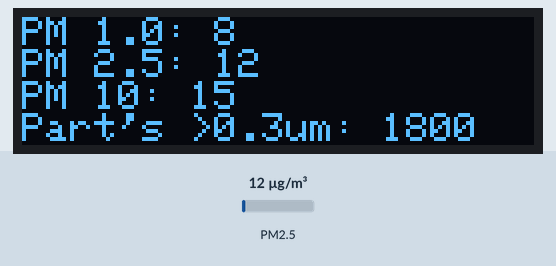
A sketch run on a simulated Arduino Uno, built with avr-gcc and run on an emulated ATmega328P. Shown: 128×32 one-colour display. The test bench sets the inputs (shaded band); at power-on: PM2.5 12 µg/m³. The display library's start-up logo is not drawn; what the sketch prints to the serial monitor is not drawn.

Above: at 3.2 s.
3.3 s: PM2.5 set to 6 µg/m³
At 5.4 s:
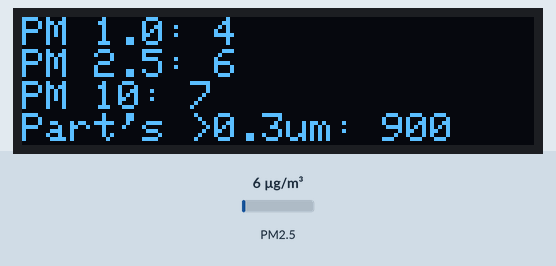
5.7 s: PM2.5 set to 75 µg/m³
At 7.1 s:
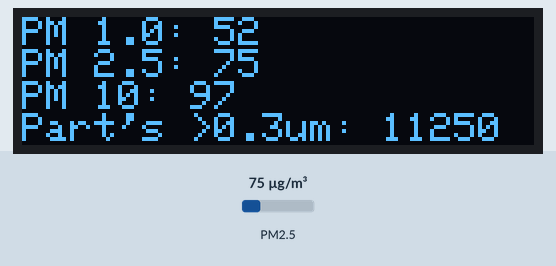
7.8 s: PM2.5 set to 150 µg/m³
At 8.9 s:
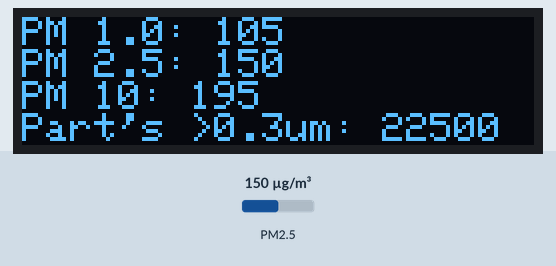
Timing chart, 0 to 10.8 s (numbered marks = the images above; inputs shaded):
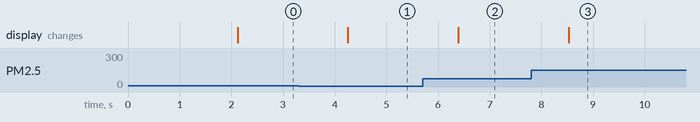

The sketch:

air_sensor_oled.ino
```cpp
//Working code that connects a PM2.5 sensor and a 1306 OLED to an ESP8266
// Pins connected:
// OLED VIN - 3.3
//      GND - GND
//      SLA - SLA
//      SCK - SCK
//  SENSOR
//      VIN - 5V
//      GND - GND
//      TX  - D2
//      RX  - D4

#include <SPI.h>
#include <Wire.h>
#include <Adafruit_GFX.h>
#include <Adafruit_SSD1306.h>
#include <SoftwareSerial.h>
#include "Adafruit_PM25AQI.h"

#define SCREEN_WIDTH 128 // OLED display width, in pixels
#define SCREEN_HEIGHT 32 // OLED display height, in pixels

// Declaration for an SSD1306 display connected to I2C (SDA, SCL pins)
#define OLED_RESET    -1 // Reset pin # (or -1 if sharing Arduino reset pin)
#define SCREEN_ADDRESS 0x3C ///< See datasheet for Address; 0x3D for 128x64, 0x3C for 128x32
Adafruit_SSD1306 display(SCREEN_WIDTH, SCREEN_HEIGHT, &Wire, OLED_RESET);

// Define SoftwareSerial pins for the PM2.5 sensor
SoftwareSerial pmSerial(2, 3); // RX, TX (TX is not used)

// Initialize the AirGradient object
Adafruit_PM25AQI aqi = Adafruit_PM25AQI();

void setup() {
  // Initialize serial monitor
  Serial.begin(115200);
  while (!Serial) delay(10);

  Serial.println("Adafruit PMSA003I Air Quality Sensor");

  // Initialize the OLED display
  Serial.println("128x32 OLED FeatherWing test");

  // Initialize the OLED display
  if(!display.begin(SSD1306_SWITCHCAPVCC, SCREEN_ADDRESS)) {
    Serial.println(F("SSD1306 allocation failed"));
    for(;;); // Don't proceed, loop forever
  }
  Serial.println("OLED begun");

  display.display();
  delay(2000);
  // Clear the buffer
  display.clearDisplay();
  display.display();

  // Initialize SoftwareSerial for the PM2.5 sensor
  pmSerial.begin(9600);

  // Connect to the sensor using SoftwareSerial
  if (!aqi.begin_UART(&pmSerial)) {
    Serial.println("Could not find PM 2.5 sensor!");
    while (1) delay(10);
  }

  Serial.println("PM25 found!");

  display.setTextSize(1);
  display.setRotation(0);
  display.setTextColor(SSD1306_WHITE);
}

void loop() {
  PM25_AQI_Data data;

  // Read data from the sensor
  if (!aqi.read(&data)) {
    Serial.println("Could not read from AQI");
    delay(500);  // try again in a bit!
    return;
  }
  Serial.println("AQI reading success");

  Serial.println();
  Serial.println(F("---------------------------------------"));
  Serial.println(F("Concentration Units (standard)"));
  Serial.println(F("---------------------------------------"));
  Serial.print(F("PM 1.0: ")); Serial.print(data.pm10_standard);
  Serial.print(F("\t\tPM 2.5: ")); Serial.print(data.pm25_standard);
  Serial.print(F("\t\tPM 10: ")); Serial.println(data.pm100_standard);
  Serial.println(F("Concentration Units (environmental)"));
  Serial.println(F("---------------------------------------"));
  Serial.print(F("PM 1.0: ")); Serial.print(data.pm10_env);
  Serial.print(F("\t\tPM 2.5: ")); Serial.print(data.pm25_env);
  Serial.print(F("\t\tPM 10: ")); Serial.println(data.pm100_env);
  Serial.println(F("---------------------------------------"));
  Serial.print(F("Particles > 0.3um / 0.1L air:")); Serial.println(data.particles_03um);
  Serial.print(F("Particles > 0.5um / 0.1L air:")); Serial.println(data.particles_05um);
  Serial.print(F("Particles > 1.0um / 0.1L air:")); Serial.println(data.particles_10um);
  Serial.print(F("Particles > 2.5um / 0.1L air:")); Serial.println(data.particles_25um);
  Serial.print(F("Particles > 5.0um / 0.1L air:")); Serial.println(data.particles_50um);
  Serial.print(F("Particles > 10 um / 0.1L air:")); Serial.println(data.particles_100um);
  Serial.println(F("---------------------------------------"));

  display.clearDisplay();
  display.setCursor(0,0);
  display.print("PM 1.0: "); display.println(data.pm10_env);
  display.print("PM 2.5: "); display.println(data.pm25_env);
  display.print("PM 10: "); display.println(data.pm100_env);

  display.print("Part's >0.3um: "); display.println(data.particles_03um);
  display.print("Part's >0.5um: "); display.println(data.particles_05um);
  display.print("Part's >1.0um: "); display.println(data.particles_10um);
  display.print("Part's >2.5um: "); display.println(data.particles_25um);
  display.print("Part's >5.0um: "); display.println(data.particles_50um);
  display.print("Part's >10um: "); display.println(data.particles_100um);
  display.display(); // actually display all of the above

  delay(1000);
}
```

Measured:
- after the input at 3.3 s, the display: changes after 0.96 s (image 1)
- after the input at 5.7 s, the display: changes after 0.69 s (image 2)
- after the input at 7.8 s, the display: changes after 0.73 s (image 3)
